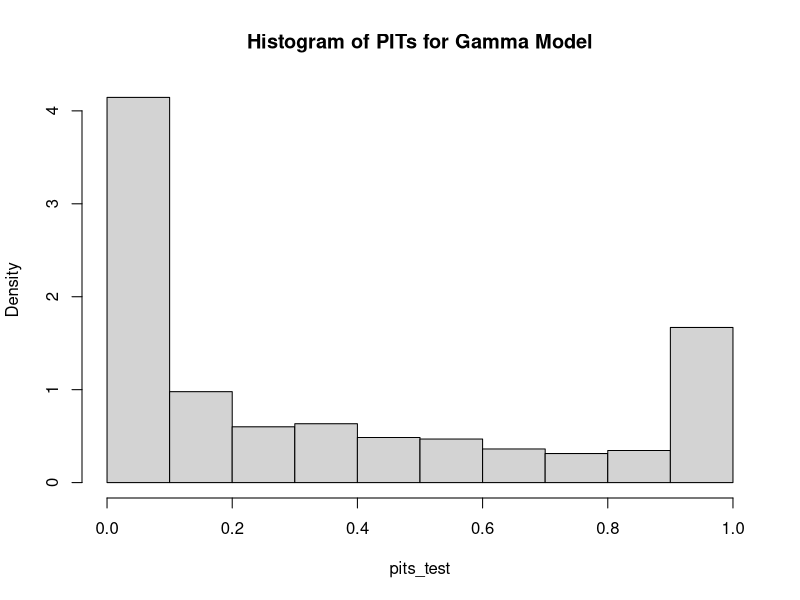
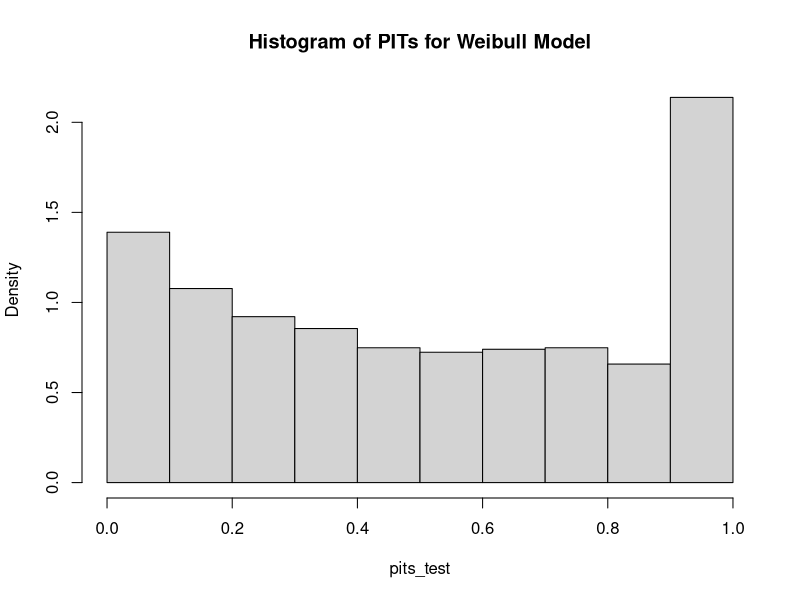
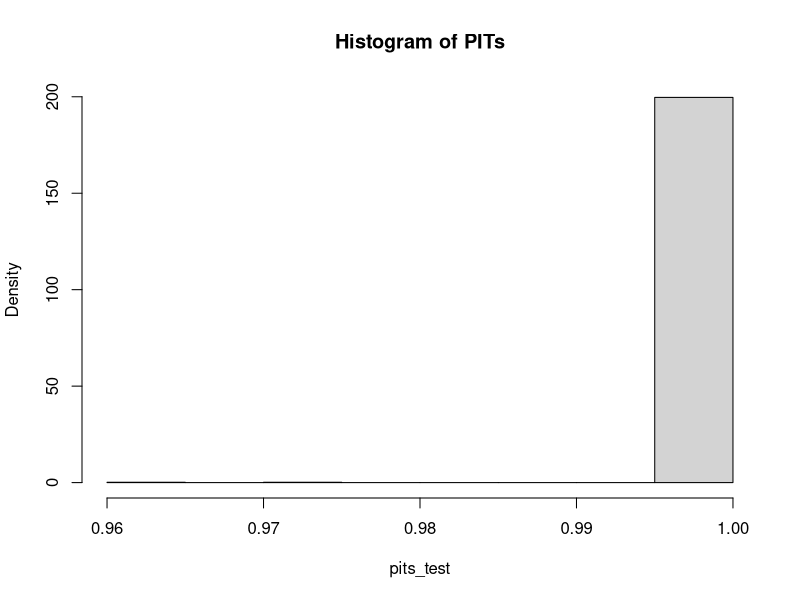

Write the R code that produced these figures, in order.
# Consider data set HealthData.txt. The data summarize the emergency room utilization for a random sample of U.S. population. The variable of interest is the annual expenditure of ER utilization, i.e. erexp. Take a subset of the data that contain observations with positive expenditure.

# In this exercise, we are going to evaluate the probabilistic calibration for various heavy-tailed regressions. Split the data into two sets, training and test. Randomly selected n=3,000 observations for the training data, and use the rest for the test. Use set.seed(123) for replication purposes.

# read data
rm(list=ls())
dat <- read.table(file='HealthData.txt', header = TRUE, sep = "", dec = ".")
dat.pos <- subset(dat,erexp>0)

set.seed(123)
index <- sample(1:nrow(dat.pos),3000)
dat.train <- dat.pos[index,]
dat.test <- dat.pos[-index,]

# 1. The first modeler’s subject predictive distribution is a gamma model based on information set that contains predictors on demographics (age,female,married, race), health related predictors (limitation, chronic, smoke), social economic factors (edu, log of income, region). Fit this model using training data, and calculate the PITs for observations in the test data. Show the histogram of the PITs (use function hist(,prob=T)).
library(MASS)
library(ggplot2)

# Fit a gamma GLM model with log link
glm_gamma <- glm(erexp ~ age + female + married + race + limitation + chronic + smoke + edu + log(income) + region,
                 data = dat.train, family = Gamma(link = "log"))

# Predict the test dataset
preds_test <- predict(glm_gamma, newdata = dat.test, type = "response")

# Compute the gamma shape parameter
gamma_shape <- summary(glm_gamma)$dispersion

# Calculate the PITs
pits_test <- pgamma(dat.test$erexp, shape = gamma_shape, scale = preds_test/gamma_shape)

# Plot the histogram of PITs
hist(pits_test, prob = TRUE, main = "Histogram of PITs for Gamma Model")

# 2. The second modeler’s subject predictive distribution is a Weibull hazard model based on information set that contains predictors on demographics (age,female,married, race), health related predictors (limitation, chronic, smoke), social economic factors (edu, log of income, region). Fit this model using training data, and calculate the PITs for observations in the test data. Show the histogram of the PITs (use function hist(,prob=T)).

library(survival)

# Fit a Weibull hazard model
weibull_fit <- survreg(Surv(erexp) ~ age + female + married + race + limitation + chronic + smoke + edu + log(income) + region,
                       data = dat.train, dist = "weibull")

# Predict the test dataset
preds_test <- predict(weibull_fit, newdata = dat.test, type = "response")

# Calculate the PITs
pits_test <- pweibull(dat.test$erexp, shape = weibull_fit$scale, scale = preds_test/weibull_fit$scale)

# Plot the histogram of PITs
hist(pits_test, prob = TRUE, main = "Histogram of PITs for Weibull Model")

# 3. The second modeler’s subject predictive distribution is a Cox hazard model based on information set that contains predictors on demographics (age,female,married, race), health related predictors (limitation, chronic, smoke), social economic factors (edu, log of income, region). Fit this model using training data, and calculate the PITs for observations in the test data. Show the histogram of the PITs (use function hist(,prob=T)).

# fit model
cox.mod <- coxph(Surv(erexp) ~ age + female + married + race + limitation + chronic + smoke + edu + log(income) + region, data = dat.train)

# Calculate linear predictor for test data
test.cox <- predict(cox.mod, newdata = dat.test, type = "risk")

# Calculate the PITs
pits_test <- pexp(dat.test$erexp, rate = test.cox)

# Plot the histogram of PITs
hist(pits_test, prob = TRUE, main = "Histogram of PITs")
